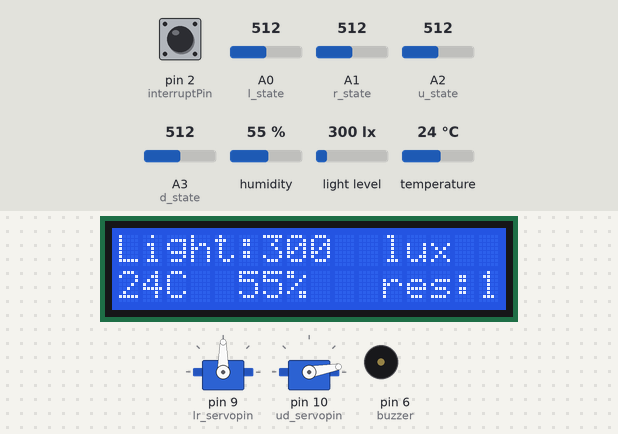
This program was run on a simulated Arduino Uno, built with avr-gcc and run on an emulated ATmega328P. Shown: 16×2 character LCD, 2 × servo, buzzer (waves = sounding). The inputs (shaded band) are chosen by the test bench; at power-on: light level 300 lx, pin 2 (interruptPin) HIGH, A0 (l_state) = 512, A1 (r_state) = 512, A2 (u_state) = 512, A3 (d_state) = 512, humidity 55 %, temperature 24 °C.

Above: at 3.2 s.
3.3 s: light level set to 500 lx
At 4.0 s:
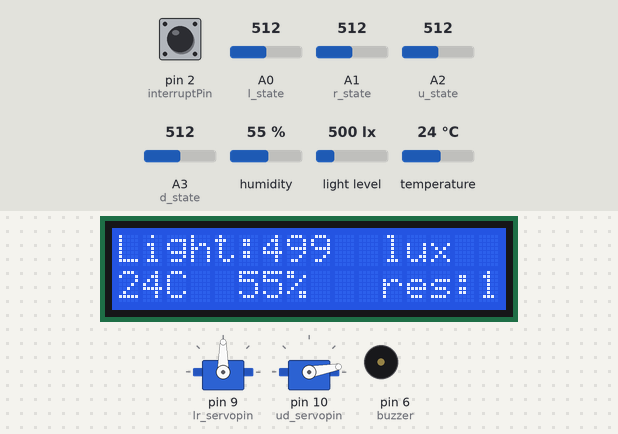
6.3 s: light level set to 40 lx
At 7.5 s:
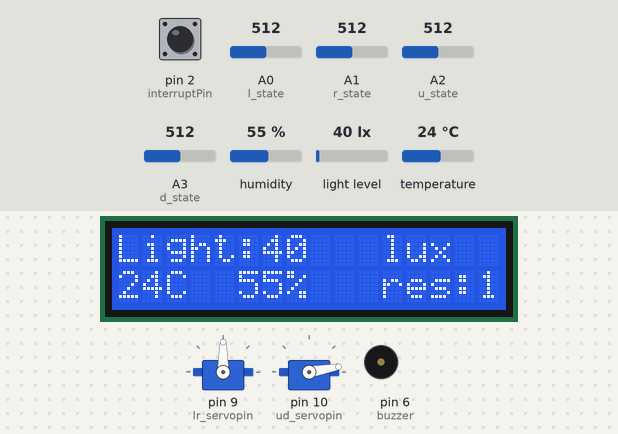
9.3 s: light level set to 1500 lx
At 9.8 s:
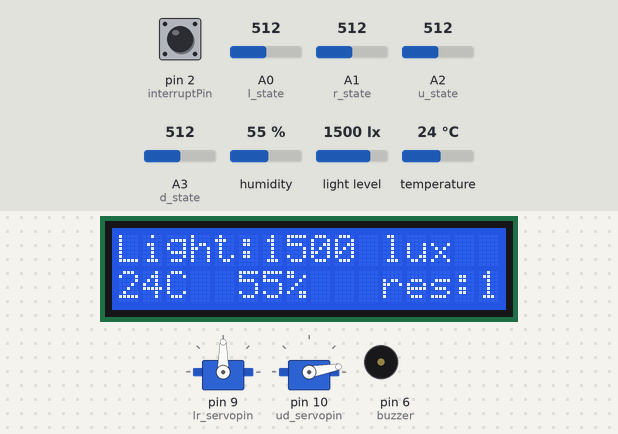
12.3 s: pin 2 (interruptPin) pulled LOW for 0.15 s
At 13.3 s:
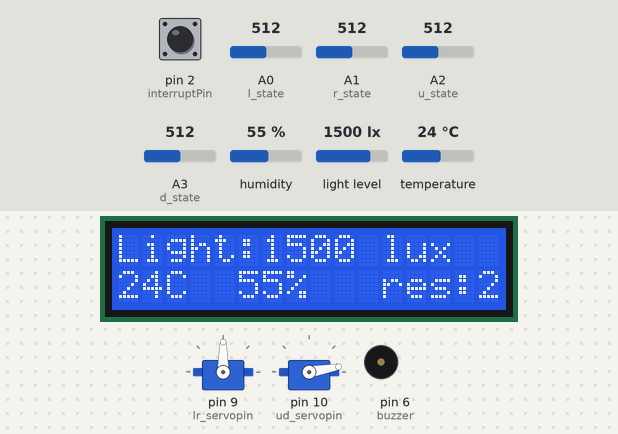
13.9 s: A0 (l_state) set to 545
At 14.25 s:
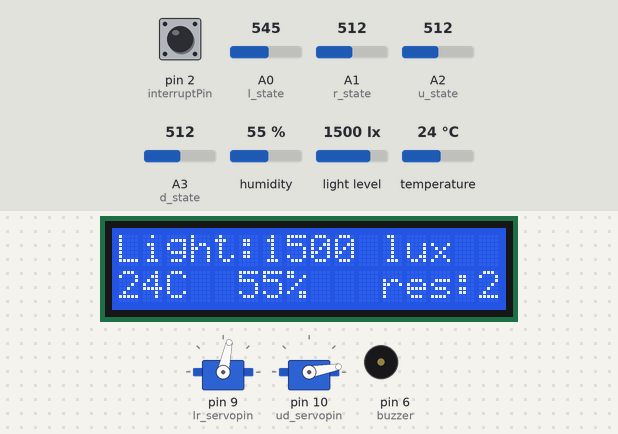
15.9 s: A1 (r_state) set to 541
At 15.9 s:
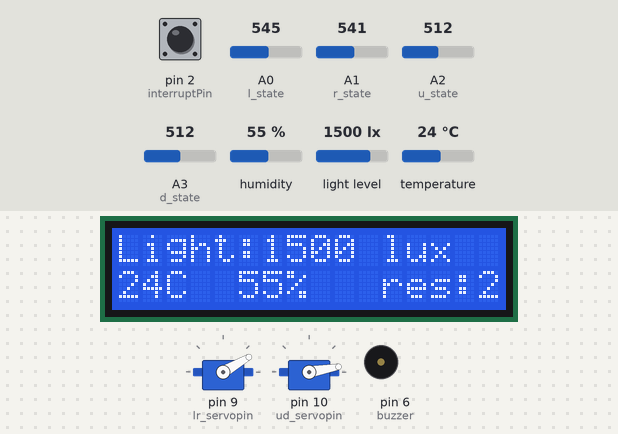
Timing chart, 0 to 18.4 s (numbered marks = the images above; inputs shaded):
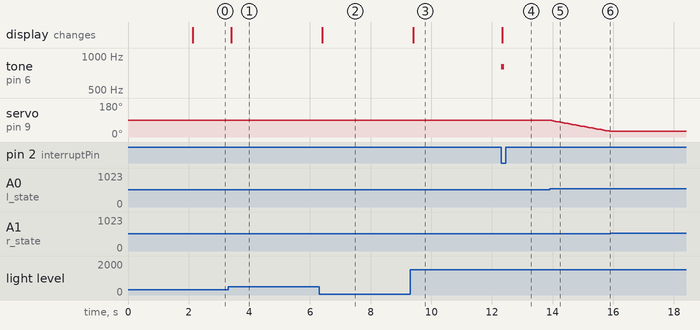

Measured:
- the behaviour switches between 527 and 528 on A0 (l_state) (found by bisection; images 4 and 5)
- the behaviour switches between 529 and 530 on A1 (r_state) (found by bisection; images 5 and 6)
- after the input at 3.3 s, the display: changes after 0.10 s (image 1)
- after the input at 6.3 s, the display: changes after 0.10 s (image 2)
- after the input at 9.3 s, the display: changes after 0.10 s (image 3)
- after the input at 12.3 s, tone on pin 6 (buzzer): silent → 800 Hz at once, → silent 0.10 s later; the display: changes after 0.05 s (image 4)
- after the input at 13.9 s, servo on pin 9 (lr_servopin): moves from 90° to 30° over 2.0 s, starting at once
- after the input at 15.9 s, servo on pin 9 (lr_servopin): stays 30° (without the input it goes to 28° after 0.04 s)

The program:

main.cpp
```cpp
#include "DisplayModule.h"
#include "LightMeterModule.h"
#include "ServoModule.h"
#include "DhtModule.h"
#include "DisruptModule.h"

// common variables
int temperature;     // save the variable of temperature
int humidity;        // save the variable of humidity
unsigned int light;  // save the variable of light intensity
byte resolution = 1; // move this to common header file

// BH1750 light meter
BH1750 lightMeter;

// dht11
dht11 DHT;         // TODO Check are we need to use this variable in this file
int DHT11_PIN = 7; // define the DHT11 as the digital pin 7

// lcd display
LiquidCrystal_I2C lcd(0x27, 16, 2);

// Configuration of Servo motors
Servo lr_servo;
Servo ud_servo;
const byte lr_servopin = 9;
const byte ud_servopin = 10;
int lr_angle = 90;
int ud_angle = 10;
int l_state = A0;
int r_state = A1;
int u_state = A2;
int d_state = A3;
byte error = 15;
byte m_speed = 10;

// disrupt
const byte interruptPin = 2; // the pin of button;the corruption is disrupted
const byte buzzer = 6;       // set the pin of the buzzer to digital pin 6

void setup()
{
  LcdSetup();
  LightMeterSetup();
  ServoSetup();
  DisruptSetup();
}

void loop()
{
  ServoAction();    // servo performs the action
  LightMeterRead(); // read the value of light intensity
  DhtRead();        // read the value of temperature and humidity
  LcdShowValue();   // Lcd shows the values of light intensity, temperature and humidity
}
```

DhtModule.h
```cpp
#ifndef DHTMODULE_H
#define DHTMODULE_H

#include <Arduino.h>
#include "KS0530Common.h"
#include <dht11.h>

extern int DHT11_PIN;
extern dht11 DHT;

void DhtRead();

#endif // DHTMODULE_H
```

DisplayModule.h
```cpp
#ifndef DISPLAYMODULE_H
#define DISPLAYMODULE_H

#include <Arduino.h>
#include "KS0530Common.h"
#include <LiquidCrystal_I2C.h>

extern LiquidCrystal_I2C lcd;

void LcdSetup();
void LcdShowValue();

#endif // DISPLAYMODULE_H
```

DisruptModule.h
```cpp
#ifndef DISRUPTMODULE_H
#define DISRUPTMODULE_H

#include <Arduino.h>
#include "KS0530Common.h"

extern const byte interruptPin; // the pin of button;the corruption is disrupted
extern const byte buzzer;       // set the pin of the buzzer to digital pin 6

void DisruptSetup();
void AdjustResolution();

#endif // DISRUPTMODULE
```

KS0530Common.h
```cpp
#ifndef KS0530Common_H
#define KS0530Common_H

extern byte resolution; //set the rotation accuracy of the servo, the minimum rotation angle
extern int temperature; //save the variable of temperature
extern int humidity; //save the variable of humidity
extern unsigned int light; //save the variable of light intensity

#endif // KS0530Common_H
```

LightMeterModule.h
```cpp
#ifndef LIGHTMETERMODULE_H
#define LIGHTMETERMODULE_H

#include <Arduino.h>
#include <Wire.h>
#include "KS0530Common.h"
#include <BH1750.h>

extern BH1750 lightMeter;

void LightMeterSetup();
void LightMeterRead();

#endif // LIGHTMETERMODULE_H
```

ServoModule.h
```cpp
#ifndef SERVOMODULE_H
#define SERVOMODULE_H

#include <Arduino.h>
#include "KS0530Common.h"
#include <Servo.h>

extern Servo lr_servo;//define the name of the servo rotating right and left
extern Servo ud_servo;//efine the name of the servo rotating upwards and downwards

extern const byte lr_servopin; //define the control signal pin of the servo rotating right and lef
extern const byte ud_servopin; //define the control signal pin of the servo rotating clockwise and anticlockwise

extern int lr_angle; // The initial angle of the servo motor. The initial angle is 90 degrees, which is the middle position of the servo motor
extern int ud_angle; // The initial angle of the servo motor. The initial angle is 10 degrees, which is the minimal position of the servo motor

// photoresistor analog pins
extern int l_state;
extern int r_state;
extern int u_state;
extern int d_state;

extern byte error;
extern byte m_speed; //set delay time to adjust the speed of servo;the longer the time, the smaller the speed

void ServoSetup();
void ServoAction();

#endif // SERVOMODULE_H
```

DhtModule.cpp
```cpp
#include "DhtModule.h"

void DhtRead()
{
    int chk;
    chk = DHT.read(DHT11_PIN); // read data
    switch (chk)
    {
    case DHTLIB_OK:
        break;
    case DHTLIB_ERROR_CHECKSUM: // check and return error
        break;
    case DHTLIB_ERROR_TIMEOUT: // Timeout and return error
        break;
    default:
        break;
    }
    temperature = DHT.temperature;
    humidity = DHT.humidity;
}
```

DisplayModule.cpp
```cpp
#include "DisplayModule.h"

void LcdSetup()
{
  lcd.init(); // initialize the LCD
  lcd.backlight(); //set LCD backlight
  lcd.setCursor(0, 0);
  lcd.print("Started");
}

void LcdShowValue() {
  char str1[5];
  char str2[2];
  char str3[2];
  dtostrf(light, -5, 0, str1); //Format the light value data as a string, left-aligned
  dtostrf(temperature, -2, 0, str2);
  dtostrf(humidity, -2, 0, str3);
  //LCD1602 display
  //display the value of the light intensity
  lcd.setCursor(0, 0);
  lcd.print("Light:");
  lcd.setCursor(6, 0);
  lcd.print(str1);
  lcd.setCursor(11, 0);
  lcd.print("lux");

  //display the value of temperature and humidity
  lcd.setCursor(0, 1);
  lcd.print(temperature);
  lcd.setCursor(2, 1);
  lcd.print("C");
  lcd.setCursor(5, 1);
  lcd.print(humidity);
  lcd.setCursor(7, 1);
  lcd.print("%");

  //show the accuracy of rotation
  lcd.setCursor(11, 1);
  lcd.print("res:");
  lcd.setCursor(15, 1);
  lcd.print(resolution);
}
```

DisruptModule.cpp
```cpp
#include "DisruptModule.h"

void DisruptSetup()
{
    pinMode(interruptPin, INPUT_PULLUP);                                             // the button pin is set to input pull-up mode
    attachInterrupt(digitalPinToInterrupt(interruptPin), AdjustResolution, FALLING); // xternal interrupt touch type is falling edge; adjust_resolution is interrupt service function ISR
}

void AdjustResolution()
{
    tone(buzzer, 800, 100);
    delay(10); // delay to eliminate vibration
    if (!digitalRead(interruptPin))
    {
        if (resolution < 5)
        {
            resolution++;
        }
        else
        {
            resolution = 1;
        }
    }
}
```

LightMeterModule.cpp
```cpp
#include "LightMeterModule.h"

void LightMeterSetup()
{
    // Initialize the I2C bus (BH1750 library doesn't do this automatically)
  Wire.begin();
  lightMeter.begin();
}

void LightMeterRead()
{
    light = lightMeter.readLightLevel(); // read the light intensity detected by BH1750
}
```

ServoModule.cpp
```cpp
#include "ServoModule.h"

void ServoSetup()
{
  lr_servo.attach(lr_servopin); // set the control pin of servo
  ud_servo.attach(ud_servopin); // set the control pin of servo
  pinMode(l_state, INPUT);      // set the mode of pin
  pinMode(r_state, INPUT);
  pinMode(u_state, INPUT);
  pinMode(d_state, INPUT);

  lr_servo.write(lr_angle); // return to initial angle
  delay(1000);
  ud_servo.write(ud_angle);
  delay(1000);
}

void ServoAction()
{
  int L = analogRead(l_state); // read the analog voltage value of the sensor, 0-1023
  int R = analogRead(r_state);
  int U = analogRead(u_state);
  int D = analogRead(d_state);

  /**********************system adjusting left and right序**********************/
  if (abs(L - R) > error && L > R)
  {                         // Determine whether the error is within the acceptable range, otherwise adjust the steering gear
    lr_angle -= resolution; // reduce the angle
    if (lr_angle < 0)
    { // limit the rotation angle of the servo
      lr_angle = 0;
    }
    lr_servo.write(lr_angle); // output the angle of the servooutput the angle of servo
    delay(m_speed);
  }
  else if (abs(L - R) > error && L < R)
  {                         // Determine whether the error is within the acceptable range, otherwise adjust the steering gear
    lr_angle += resolution; // increase the angle
    if (lr_angle > 180)
    { // limit the rotation angle of servo
      lr_angle = 180;
    }
    lr_servo.write(lr_angle); // output the angle of servo
    delay(m_speed);
  }
  else if (abs(L - R) <= error)
  {                           // Determine whether the error is within the acceptable range, otherwise adjust the steering gear
    lr_servo.write(lr_angle); // output the angle of servo
  }

  /**********************system adjusting up and down**********************/
  if (abs(U - D) > error && U >= D)
  {                         // Determine whether the error is within the acceptable range, otherwise adjust the steering gear
    ud_angle -= resolution; // reduce the angle
    if (ud_angle < 10)
    { // limit the rotation angle of servo
      ud_angle = 10;
    }
    ud_servo.write(ud_angle); // output the angle of servo
    delay(m_speed);
  }
  else if (abs(U - D) > error && U < D)
  {                         // Determine whether the error is within the acceptable range, otherwise adjust the steering gear
    ud_angle += resolution; // increase the angle
    if (ud_angle > 90)
    { // limit the rotation angle of servo
      ud_angle = 90;
    }
    ud_servo.write(ud_angle); // output the angle of servo
    delay(m_speed);
  }
  else if (abs(U - D) <= error)
  {                           // Determine whether the error is within the acceptable range. If it is, keep it stable and make no change in angle
    ud_servo.write(ud_angle); // output the angle of servo
  }
}
```
